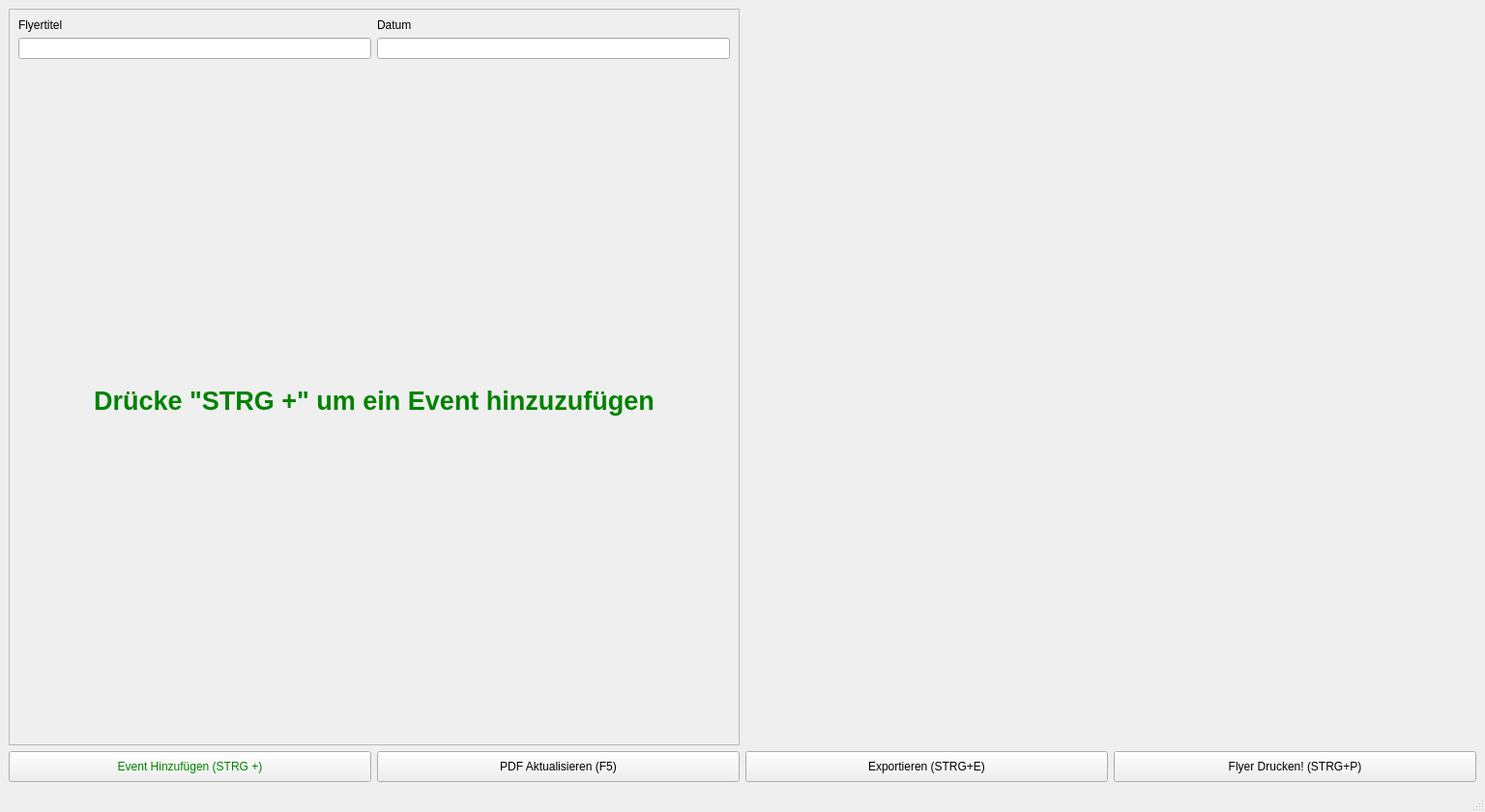
<?xml version="1.0" encoding="UTF-8"?>
<ui version="4.0">
 <class>MainWindow</class>
 <widget class="QMainWindow" name="MainWindow">
  <property name="geometry">
   <rect>
    <x>0</x>
    <y>0</y>
    <width>1536</width>
    <height>840</height>
   </rect>
  </property>
  <property name="minimumSize">
   <size>
    <width>800</width>
    <height>600</height>
   </size>
  </property>
  <property name="windowTitle">
   <string>MainWindow</string>
  </property>
  <widget class="QWidget" name="centralwidget">
   <layout class="QGridLayout" name="gridLayout" rowstretch="1,0">
    <item row="0" column="0">
     <layout class="QVBoxLayout" name="verticalLayout_2">
      <item>
       <widget class="QScrollArea" name="scrollArea">
        <property name="sizePolicy">
         <sizepolicy hsizetype="Preferred" vsizetype="Preferred">
          <horstretch>0</horstretch>
          <verstretch>0</verstretch>
         </sizepolicy>
        </property>
        <property name="widgetResizable">
         <bool>true</bool>
        </property>
        <widget class="QWidget" name="scrollAreaWidgetContents">
         <property name="geometry">
          <rect>
           <x>0</x>
           <y>0</y>
           <width>750</width>
           <height>720</height>
          </rect>
         </property>
         <layout class="QVBoxLayout" name="verticalLayout_3" stretch="0,1">
          <item>
           <layout class="QGridLayout" name="gridLayout_2">
            <item row="1" column="1">
             <widget class="QLineEdit" name="le_date"/>
            </item>
            <item row="1" column="0">
             <widget class="QLineEdit" name="le_title"/>
            </item>
            <item row="0" column="0">
             <widget class="QLabel" name="label">
              <property name="text">
               <string>Flyertitel</string>
              </property>
             </widget>
            </item>
            <item row="0" column="1">
             <widget class="QLabel" name="label_2">
              <property name="text">
               <string>Datum</string>
              </property>
             </widget>
            </item>
           </layout>
          </item>
          <item>
           <layout class="QVBoxLayout" name="vb_events">
            <property name="sizeConstraint">
             <enum>QLayout::SizeConstraint::SetDefaultConstraint</enum>
            </property>
            <item>
             <layout class="QHBoxLayout" name="vb_placeholder">
              <item>
               <widget class="QLabel" name="lbl_placeholder">
                <property name="enabled">
                 <bool>true</bool>
                </property>
                <property name="font">
                 <font>
                  <pointsize>20</pointsize>
                  <bold>true</bold>
                 </font>
                </property>
                <property name="autoFillBackground">
                 <bool>false</bool>
                </property>
                <property name="styleSheet">
                 <string notr="true">color: rgb(0, 130, 0);</string>
                </property>
                <property name="text">
                 <string>Drücke &quot;STRG +&quot; um ein Event hinzuzufügen</string>
                </property>
                <property name="alignment">
                 <set>Qt::AlignmentFlag::AlignCenter</set>
                </property>
               </widget>
              </item>
             </layout>
            </item>
           </layout>
          </item>
         </layout>
        </widget>
       </widget>
      </item>
     </layout>
    </item>
    <item row="1" column="0">
     <layout class="QHBoxLayout" name="horizontalLayout">
      <item>
       <widget class="QPushButton" name="btn_add_event">
        <property name="sizePolicy">
         <sizepolicy hsizetype="Minimum" vsizetype="Fixed">
          <horstretch>0</horstretch>
          <verstretch>0</verstretch>
         </sizepolicy>
        </property>
        <property name="minimumSize">
         <size>
          <width>0</width>
          <height>32</height>
         </size>
        </property>
        <property name="maximumSize">
         <size>
          <width>16000000</width>
          <height>16777215</height>
         </size>
        </property>
        <property name="styleSheet">
         <string notr="true">color: rgb(0, 130, 0);</string>
        </property>
        <property name="text">
         <string>Event Hinzufügen (STRG +)</string>
        </property>
       </widget>
      </item>
      <item>
       <widget class="QPushButton" name="btn_compile">
        <property name="sizePolicy">
         <sizepolicy hsizetype="Minimum" vsizetype="Fixed">
          <horstretch>0</horstretch>
          <verstretch>0</verstretch>
         </sizepolicy>
        </property>
        <property name="minimumSize">
         <size>
          <width>0</width>
          <height>32</height>
         </size>
        </property>
        <property name="maximumSize">
         <size>
          <width>16000000</width>
          <height>16777215</height>
         </size>
        </property>
        <property name="text">
         <string>PDF Aktualisieren (F5)</string>
        </property>
       </widget>
      </item>
     </layout>
    </item>
    <item row="0" column="1">
     <layout class="QVBoxLayout" name="verticalLayoutRight">
      <item>
       <widget class="QWidget" name="pdf_widget" native="true"/>
      </item>
     </layout>
    </item>
    <item row="1" column="1">
     <layout class="QHBoxLayout" name="horizontalLayout_2">
      <item>
       <layout class="QHBoxLayout" name="horizontalLayout_3">
        <item>
         <widget class="QPushButton" name="btn_export">
          <property name="sizePolicy">
           <sizepolicy hsizetype="Minimum" vsizetype="Fixed">
            <horstretch>0</horstretch>
            <verstretch>0</verstretch>
           </sizepolicy>
          </property>
          <property name="minimumSize">
           <size>
            <width>0</width>
            <height>32</height>
           </size>
          </property>
          <property name="text">
           <string>Exportieren (STRG+E)</string>
          </property>
         </widget>
        </item>
        <item>
         <widget class="QPushButton" name="btn_print">
          <property name="sizePolicy">
           <sizepolicy hsizetype="Minimum" vsizetype="Fixed">
            <horstretch>0</horstretch>
            <verstretch>0</verstretch>
           </sizepolicy>
          </property>
          <property name="minimumSize">
           <size>
            <width>0</width>
            <height>32</height>
           </size>
          </property>
          <property name="maximumSize">
           <size>
            <width>16000000</width>
            <height>16777215</height>
           </size>
          </property>
          <property name="text">
           <string>Flyer Drucken! (STRG+P)</string>
          </property>
         </widget>
        </item>
       </layout>
      </item>
     </layout>
    </item>
   </layout>
  </widget>
  <widget class="QMenuBar" name="menubar">
   <property name="geometry">
    <rect>
     <x>0</x>
     <y>0</y>
     <width>1536</width>
     <height>33</height>
    </rect>
   </property>
  </widget>
  <widget class="QStatusBar" name="statusbar"/>
 </widget>
 <resources/>
 <connections/>
</ui>
